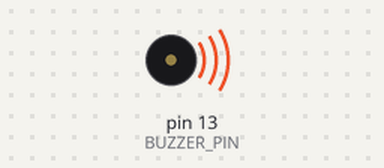
A sketch run on a simulated Arduino Uno, built with avr-gcc and run on an emulated ATmega328P. Parts: buzzer (waves = sounding).

Above: at 0.15 s.
Timing chart, 0 to 3.0 s (numbered marks = the images above):
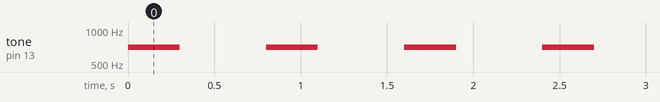

The sketch:

1_simple_activation.ino
```cpp
const int BUZZER_PIN = 13; // The buzzer is connected to the 13 pin.

const int SOUND_FREQUENCY = 700; // Lower for low-pitched sounds and higher otherwise.

// Timers control
const int SOUND_DURATION = 300;
const int SILENCE_DURATION = 500;

void setup(){
  pinMode(BUZZER_PIN, OUTPUT); // Pin configuration.
}

void loop(){
  tone(BUZZER_PIN, SOUND_FREQUENCY); // Generates sound.
  delay(SOUND_DURATION);

  noTone(BUZZER_PIN); // Initiates a break.
  delay(SILENCE_DURATION);
}
```

Measured:
- by itself, tone on pin 13 (BUZZER_PIN): alternates 700 Hz for 0.30 s and silent for 0.50 s
